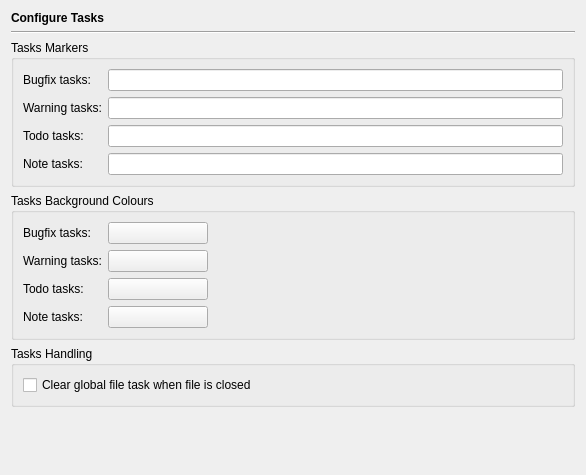
<?xml version="1.0" encoding="UTF-8"?>
<ui version="4.0">
 <class>TasksPage</class>
 <widget class="QWidget" name="TasksPage">
  <property name="geometry">
   <rect>
    <x>0</x>
    <y>0</y>
    <width>586</width>
    <height>475</height>
   </rect>
  </property>
  <layout class="QVBoxLayout" name="verticalLayout">
   <item>
    <widget class="QLabel" name="headerLabel">
     <property name="text">
      <string>&lt;b&gt;Configure Tasks&lt;/b&gt;</string>
     </property>
    </widget>
   </item>
   <item>
    <widget class="Line" name="line11_2_2_2">
     <property name="frameShape">
      <enum>QFrame::HLine</enum>
     </property>
     <property name="frameShadow">
      <enum>QFrame::Sunken</enum>
     </property>
     <property name="orientation">
      <enum>Qt::Horizontal</enum>
     </property>
    </widget>
   </item>
   <item>
    <widget class="QGroupBox" name="groupBox">
     <property name="title">
      <string>Tasks Markers</string>
     </property>
     <layout class="QGridLayout" name="gridLayout">
      <item row="0" column="0">
       <widget class="QLabel" name="textLabel5_3">
        <property name="text">
         <string>Bugfix tasks:</string>
        </property>
       </widget>
      </item>
      <item row="0" column="1">
       <widget class="QLineEdit" name="tasksMarkerFixmeEdit">
        <property name="toolTip">
         <string>Enter the tasks markers separated by a space character.</string>
        </property>
        <property name="text">
         <string/>
        </property>
       </widget>
      </item>
      <item row="1" column="0">
       <widget class="QLabel" name="textLabel4_4">
        <property name="text">
         <string>Warning tasks:</string>
        </property>
       </widget>
      </item>
      <item row="1" column="1">
       <widget class="QLineEdit" name="tasksMarkerWarningEdit">
        <property name="toolTip">
         <string>Enter the tasks markers separated by a space character.</string>
        </property>
       </widget>
      </item>
      <item row="2" column="0">
       <widget class="QLabel" name="textLabel4_3">
        <property name="text">
         <string>Todo tasks:</string>
        </property>
       </widget>
      </item>
      <item row="2" column="1">
       <widget class="QLineEdit" name="tasksMarkerTodoEdit">
        <property name="toolTip">
         <string>Enter the tasks markers separated by a space character.</string>
        </property>
       </widget>
      </item>
      <item row="3" column="0">
       <widget class="QLabel" name="textLabel4_5">
        <property name="text">
         <string>Note tasks:</string>
        </property>
       </widget>
      </item>
      <item row="3" column="1">
       <widget class="QLineEdit" name="tasksMarkerNoteEdit">
        <property name="toolTip">
         <string>Enter the tasks markers separated by a space character.</string>
        </property>
       </widget>
      </item>
     </layout>
    </widget>
   </item>
   <item>
    <widget class="QGroupBox" name="groupBox_2">
     <property name="title">
      <string>Tasks Background Colours</string>
     </property>
     <layout class="QGridLayout" name="gridLayout_2">
      <item row="0" column="0">
       <widget class="QLabel" name="textLabel2_8">
        <property name="text">
         <string>Bugfix tasks:</string>
        </property>
       </widget>
      </item>
      <item row="0" column="1">
       <widget class="QPushButton" name="tasksFixmeColourButton">
        <property name="minimumSize">
         <size>
          <width>100</width>
          <height>0</height>
         </size>
        </property>
        <property name="toolTip">
         <string>Select the background colour for these tasks.</string>
        </property>
        <property name="text">
         <string/>
        </property>
       </widget>
      </item>
      <item row="0" column="2">
       <spacer>
        <property name="orientation">
         <enum>Qt::Horizontal</enum>
        </property>
        <property name="sizeHint" stdset="0">
         <size>
          <width>40</width>
          <height>20</height>
         </size>
        </property>
       </spacer>
      </item>
      <item row="1" column="0">
       <widget class="QLabel" name="textLabel6_3">
        <property name="text">
         <string>Warning tasks:</string>
        </property>
       </widget>
      </item>
      <item row="1" column="1">
       <widget class="QPushButton" name="tasksWarningColourButton">
        <property name="minimumSize">
         <size>
          <width>100</width>
          <height>0</height>
         </size>
        </property>
        <property name="toolTip">
         <string>Select the background colour for these tasks.</string>
        </property>
        <property name="text">
         <string/>
        </property>
       </widget>
      </item>
      <item row="2" column="0">
       <widget class="QLabel" name="textLabel1_3">
        <property name="text">
         <string>Todo tasks:</string>
        </property>
       </widget>
      </item>
      <item row="2" column="1">
       <widget class="QPushButton" name="tasksTodoColourButton">
        <property name="minimumSize">
         <size>
          <width>100</width>
          <height>0</height>
         </size>
        </property>
        <property name="toolTip">
         <string>Select the background colour for these tasks.</string>
        </property>
        <property name="text">
         <string/>
        </property>
       </widget>
      </item>
      <item row="3" column="0">
       <widget class="QLabel" name="textLabel3_4">
        <property name="text">
         <string>Note tasks:</string>
        </property>
       </widget>
      </item>
      <item row="3" column="1">
       <widget class="QPushButton" name="tasksNoteColourButton">
        <property name="minimumSize">
         <size>
          <width>100</width>
          <height>0</height>
         </size>
        </property>
        <property name="toolTip">
         <string>Select the background colour for these tasks.</string>
        </property>
        <property name="text">
         <string/>
        </property>
       </widget>
      </item>
     </layout>
    </widget>
   </item>
   <item>
    <widget class="QGroupBox" name="groupBox_3">
     <property name="title">
      <string>Tasks Handling</string>
     </property>
     <layout class="QHBoxLayout" name="horizontalLayout">
      <item>
       <widget class="QCheckBox" name="clearCheckBox">
        <property name="toolTip">
         <string>Select to clear global file tasks when the file is closed</string>
        </property>
        <property name="text">
         <string>Clear global file task when file is closed</string>
        </property>
       </widget>
      </item>
     </layout>
    </widget>
   </item>
   <item>
    <spacer>
     <property name="orientation">
      <enum>Qt::Vertical</enum>
     </property>
     <property name="sizeHint" stdset="0">
      <size>
       <width>20</width>
       <height>40</height>
      </size>
     </property>
    </spacer>
   </item>
  </layout>
 </widget>
 <tabstops>
  <tabstop>tasksMarkerFixmeEdit</tabstop>
  <tabstop>tasksMarkerWarningEdit</tabstop>
  <tabstop>tasksMarkerTodoEdit</tabstop>
  <tabstop>tasksMarkerNoteEdit</tabstop>
  <tabstop>tasksFixmeColourButton</tabstop>
  <tabstop>tasksWarningColourButton</tabstop>
  <tabstop>tasksTodoColourButton</tabstop>
  <tabstop>tasksNoteColourButton</tabstop>
  <tabstop>clearCheckBox</tabstop>
 </tabstops>
 <resources/>
 <connections/>
</ui>
